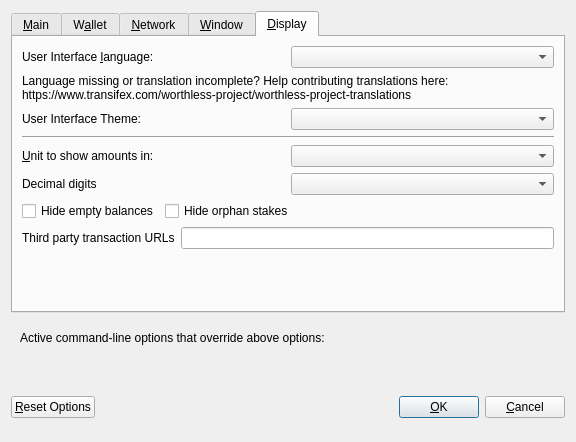
<?xml version="1.0" encoding="UTF-8"?>
<ui version="4.0">
 <class>OptionsDialog</class>
 <widget class="QDialog" name="OptionsDialog">
  <property name="geometry">
   <rect>
    <x>0</x>
    <y>0</y>
    <width>576</width>
    <height>442</height>
   </rect>
  </property>
  <property name="windowTitle">
   <string>Options</string>
  </property>
  <property name="modal">
   <bool>true</bool>
  </property>
  <layout class="QVBoxLayout" name="verticalLayout">
   <item>
    <widget class="QTabWidget" name="tabWidget">
     <property name="currentIndex">
      <number>4</number>
     </property>
     <widget class="QWidget" name="tabMain">
      <attribute name="title">
       <string>&amp;Main</string>
      </attribute>
      <layout class="QVBoxLayout" name="verticalLayout_Main">
       <item>
        <widget class="QCheckBox" name="bitcoinAtStartup">
         <property name="toolTip">
          <string>Automatically start worthless after logging in to the system.</string>
         </property>
         <property name="text">
          <string>&amp;Start worthless on system login</string>
         </property>
        </widget>
       </item>
       <item>
        <layout class="QHBoxLayout" name="horizontalLayout_2_Main">
         <item>
          <widget class="QLabel" name="databaseCacheLabel">
           <property name="text">
            <string>Size of &amp;database cache</string>
           </property>
           <property name="textFormat">
            <enum>Qt::PlainText</enum>
           </property>
           <property name="buddy">
            <cstring>databaseCache</cstring>
           </property>
          </widget>
         </item>
         <item>
          <widget class="QSpinBox" name="databaseCache"/>
         </item>
         <item>
          <widget class="QLabel" name="databaseCacheUnitLabel">
           <property name="text">
            <string>MB</string>
           </property>
           <property name="textFormat">
            <enum>Qt::PlainText</enum>
           </property>
          </widget>
         </item>
         <item>
          <spacer name="horizontalSpacer_2_Main">
           <property name="orientation">
            <enum>Qt::Horizontal</enum>
           </property>
           <property name="sizeHint" stdset="0">
            <size>
             <width>40</width>
             <height>20</height>
            </size>
           </property>
          </spacer>
         </item>
        </layout>
       </item>
       <item>
        <layout class="QHBoxLayout" name="horizontalLayout_3_Main">
         <item>
          <widget class="QLabel" name="threadsScriptVerifLabel">
           <property name="text">
            <string>Number of script &amp;verification threads</string>
           </property>
           <property name="textFormat">
            <enum>Qt::PlainText</enum>
           </property>
           <property name="buddy">
            <cstring>threadsScriptVerif</cstring>
           </property>
          </widget>
         </item>
         <item>
          <widget class="QSpinBox" name="threadsScriptVerif">
           <property name="toolTip">
            <string>(0 = auto, &lt;0 = leave that many cores free)</string>
           </property>
          </widget>
         </item>
         <item>
          <spacer name="horizontalSpacer_3_Main">
           <property name="orientation">
            <enum>Qt::Horizontal</enum>
           </property>
           <property name="sizeHint" stdset="0">
            <size>
             <width>40</width>
             <height>20</height>
            </size>
           </property>
          </spacer>
         </item>
        </layout>
       </item>
       <item>
        <spacer name="verticalSpacer_2">
         <property name="orientation">
          <enum>Qt::Vertical</enum>
         </property>
         <property name="sizeHint" stdset="0">
          <size>
           <width>20</width>
           <height>40</height>
          </size>
         </property>
        </spacer>
       </item>
       <!--
       <item>
        <widget class="QCheckBox" name="checkBoxZeromintEnable">
         <property name="toolTip">
          <string>Enable automatic minting of worthless units to zWRTC</string>
         </property>
         <property name="layoutDirection">
          <enum>Qt::LeftToRight</enum>
         </property>
         <property name="text">
          <string>Enable zWRTC Automint</string>
         </property>
        </widget>
       </item>
       <item>
        <layout class="QHBoxLayout" name="horizontalLayout_3">
         <item>
          <widget class="QLabel" name="percentage_label">
           <property name="toolTip">
            <string>Percentage of incoming worthless which get automatically converted to zWRTC via Zerocoin Protocol (min: 10%)</string>
           </property>
           <property name="text">
            <string>Percentage of autominted zWRTC</string>
           </property>
          </widget>
         </item>
         <item>
          <widget class="QSpinBox" name="zeromintPercentage">
           <property name="minimum">
            <number>1</number>
           </property>
           <property name="maximum">
            <number>100</number>
           </property>
          </widget>
         </item>
        </layout>
       </item>
       <item>
        <layout class="QHBoxLayout" name="horizontalLayout" stretch="0,0">
         <property name="sizeConstraint">
          <enum>QLayout::SetFixedSize</enum>
         </property>
         <item>
          <widget class="QLabel" name="labelPreferredDenom">
           <property name="maximumSize">
            <size>
             <width>16777215</width>
             <height>16777215</height>
            </size>
           </property>
           <property name="toolTip">
            <string>Wait with automatic conversion to Zerocoin until enough worthless for this denomination is available</string>
           </property>
           <property name="text">
            <string>Preferred Automint zWRTC Denomination</string>
           </property>
          </widget>
         </item>
         <item>
          <widget class="QComboBox" name="preferredDenom">
           <property name="maximumSize">
            <size>
             <width>16777215</width>
             <height>27</height>
            </size>
           </property>
           <property name="toolTip">
            <string>Wait with automatic conversion to Zerocoin until enough worthless for this denomination is available</string>
           </property>
           <property name="maxVisibleItems">
            <number>9</number>
           </property>
           <property name="maxCount">
            <number>9</number>
           </property>
          </widget>
         </item>
        </layout>
       </item>
      -->
      </layout>
     </widget>
     <widget class="QWidget" name="tabWallet">
      <attribute name="title">
       <string>W&amp;allet</string>
      </attribute>
      <layout class="QVBoxLayout" name="verticalLayout_Wallet">
       <item>
        <layout class="QHBoxLayout" name="horizontalLayout_2_Wallet">
         <item>
          <widget class="QLabel" name="labelStakeSplitThresholdText">
           <property name="text">
            <string>Stake split threshold:</string>
           </property>
          </widget>
         </item>
         <item>
          <widget class="QSpinBox" name="spinBoxStakeSplitThreshold">
           <property name="minimum">
            <number>0</number>
           </property>
           <property name="maximum">
            <number>9999999</number>
           </property>
          </widget>
         </item>
        </layout>
       </item>
       <item>
        <widget class="QGroupBox" name="groupBox">
         <property name="title">
          <string>Expert</string>
         </property>
         <layout class="QVBoxLayout" name="verticalLayout_2">
          <item>
           <widget class="QCheckBox" name="coinControlFeatures">
            <property name="toolTip">
             <string>Whether to show coin control features or not.</string>
            </property>
            <property name="text">
             <string>Enable coin &amp;control features</string>
            </property>
           </widget>
          </item>
          <!--
          <item>
           <widget class="QCheckBox" name="showMasternodesTab">
            <property name="toolTip">
             <string>Show additional tab listing all your masternodes in first sub-tab&lt;br/&gt;and all masternodes on the network in second sub-tab.</string>
            </property>
            <property name="text">
             <string>Show Masternodes Tab</string>
            </property>
           </widget>
          </item>
          -->
          <item>
           <widget class="QCheckBox" name="spendZeroConfChange">
            <property name="toolTip">
             <string>If you disable the spending of unconfirmed change, the change from a transaction&lt;br/&gt;cannot be used until that transaction has at least one confirmation.&lt;br/&gt;This also affects how your balance is computed.</string>
            </property>
            <property name="text">
             <string>&amp;Spend unconfirmed change</string>
            </property>
           </widget>
          </item>
         </layout>
        </widget>
       </item>
       <item>
        <spacer name="verticalSpacer_Wallet">
         <property name="orientation">
          <enum>Qt::Vertical</enum>
         </property>
         <property name="sizeHint" stdset="0">
          <size>
           <width>20</width>
           <height>40</height>
          </size>
         </property>
        </spacer>
       </item>
      </layout>
     </widget>
     <widget class="QWidget" name="tabNetwork">
      <attribute name="title">
       <string>&amp;Network</string>
      </attribute>
      <layout class="QVBoxLayout" name="verticalLayout_Network">
       <item>
        <widget class="QCheckBox" name="mapPortUpnp">
         <property name="toolTip">
          <string>Automatically open the worthless client port on the router. This only works when your router supports UPnP and it is enabled.</string>
         </property>
         <property name="text">
          <string>Map port using &amp;UPnP</string>
         </property>
        </widget>
       </item>
       <item>
        <widget class="QCheckBox" name="allowIncoming">
         <property name="toolTip">
          <string>Accept connections from outside</string>
         </property>
         <property name="text">
          <string>Allow incoming connections</string>
         </property>
        </widget>
       </item>
       <item>
        <widget class="QCheckBox" name="connectSocks">
         <property name="toolTip">
          <string>Connect to the worthless network through a SOCKS5 proxy.</string>
         </property>
         <property name="text">
          <string>&amp;Connect through SOCKS5 proxy (default proxy):</string>
         </property>
        </widget>
       </item>
       <item>
        <layout class="QHBoxLayout" name="horizontalLayout_1_Network">
         <item>
          <widget class="QLabel" name="proxyIpLabel">
           <property name="text">
            <string>Proxy &amp;IP:</string>
           </property>
           <property name="textFormat">
            <enum>Qt::PlainText</enum>
           </property>
           <property name="buddy">
            <cstring>proxyIp</cstring>
           </property>
          </widget>
         </item>
         <item>
          <widget class="QValidatedLineEdit" name="proxyIp">
           <property name="minimumSize">
            <size>
             <width>140</width>
             <height>0</height>
            </size>
           </property>
           <property name="maximumSize">
            <size>
             <width>140</width>
             <height>16777215</height>
            </size>
           </property>
           <property name="toolTip">
            <string>IP address of the proxy (e.g. IPv4: 127.0.0.1 / IPv6: ::1)</string>
           </property>
          </widget>
         </item>
         <item>
          <widget class="QLabel" name="proxyPortLabel">
           <property name="text">
            <string>&amp;Port:</string>
           </property>
           <property name="textFormat">
            <enum>Qt::PlainText</enum>
           </property>
           <property name="buddy">
            <cstring>proxyPort</cstring>
           </property>
          </widget>
         </item>
         <item>
          <widget class="QLineEdit" name="proxyPort">
           <property name="minimumSize">
            <size>
             <width>55</width>
             <height>0</height>
            </size>
           </property>
           <property name="maximumSize">
            <size>
             <width>55</width>
             <height>16777215</height>
            </size>
           </property>
           <property name="toolTip">
            <string>Port of the proxy (e.g. 9050)</string>
           </property>
          </widget>
         </item>
         <item>
          <spacer name="horizontalSpacer_1_Network">
           <property name="orientation">
            <enum>Qt::Horizontal</enum>
           </property>
           <property name="sizeHint" stdset="0">
            <size>
             <width>40</width>
             <height>20</height>
            </size>
           </property>
          </spacer>
         </item>
        </layout>
       </item>
       <item>
        <spacer name="verticalSpacer_Network">
         <property name="orientation">
          <enum>Qt::Vertical</enum>
         </property>
         <property name="sizeHint" stdset="0">
          <size>
           <width>20</width>
           <height>40</height>
          </size>
         </property>
        </spacer>
       </item>
      </layout>
     </widget>
     <widget class="QWidget" name="tabWindow">
      <attribute name="title">
       <string>&amp;Window</string>
      </attribute>
      <layout class="QVBoxLayout" name="verticalLayout_Window">
       <item>
        <widget class="QCheckBox" name="minimizeToTray">
         <property name="toolTip">
          <string>Show only a tray icon after minimizing the window.</string>
         </property>
         <property name="text">
          <string>&amp;Minimize to the tray instead of the taskbar</string>
         </property>
        </widget>
       </item>
       <item>
        <widget class="QCheckBox" name="minimizeOnClose">
         <property name="toolTip">
          <string>Minimize instead of exit the application when the window is closed. When this option is enabled, the application will be closed only after selecting Quit in the menu.</string>
         </property>
         <property name="text">
          <string>M&amp;inimize on close</string>
         </property>
        </widget>
       </item>
       <item>
        <spacer name="verticalSpacer_Window">
         <property name="orientation">
          <enum>Qt::Vertical</enum>
         </property>
         <property name="sizeHint" stdset="0">
          <size>
           <width>20</width>
           <height>40</height>
          </size>
         </property>
        </spacer>
       </item>
      </layout>
     </widget>
     <widget class="QWidget" name="tabDisplay">
      <attribute name="title">
       <string>&amp;Display</string>
      </attribute>
      <layout class="QVBoxLayout" name="verticalLayout_Display">
       <item>
        <layout class="QHBoxLayout" name="horizontalLayout_1_Display">
         <item>
          <widget class="QLabel" name="langLabel">
           <property name="text">
            <string>User Interface &amp;language:</string>
           </property>
           <property name="textFormat">
            <enum>Qt::PlainText</enum>
           </property>
           <property name="buddy">
            <cstring>lang</cstring>
           </property>
          </widget>
         </item>
         <item>
          <widget class="QValueComboBox" name="lang">
           <property name="toolTip">
            <string>The user interface language can be set here. This setting will take effect after restarting worthless.</string>
           </property>
          </widget>
         </item>
        </layout>
       </item>
       <item>
        <widget class="QLabel" name="label_3">
         <property name="toolTip">
          <string notr="true"/>
         </property>
         <property name="statusTip">
          <string notr="true"/>
         </property>
         <property name="whatsThis">
          <string notr="true"/>
         </property>
         <property name="accessibleName">
          <string notr="true"/>
         </property>
         <property name="text">
          <string>Language missing or translation incomplete? Help contributing translations here:
https://www.transifex.com/worthless-project/worthless-project-translations</string>
         </property>
         <property name="wordWrap">
          <bool>true</bool>
         </property>
         <property name="openExternalLinks">
          <bool>true</bool>
         </property>
         <property name="textInteractionFlags">
          <set>Qt::TextBrowserInteraction</set>
         </property>
        </widget>
       </item>
       <item>
        <layout class="QHBoxLayout" name="horizontalLayout_2_Display" stretch="0,0">
         <item>
          <widget class="QLabel" name="themeLabel">
           <property name="text">
            <string>User Interface Theme:</string>
           </property>
          </widget>
         </item>
         <item>
          <widget class="QValueComboBox" name="theme"/>
         </item>
        </layout>
       </item>
       <item>
        <widget class="Line" name="line">
         <property name="orientation">
          <enum>Qt::Horizontal</enum>
         </property>
        </widget>
       </item>
       <item>
        <layout class="QHBoxLayout" name="horizontalLayout_3_Display">
         <item>
          <widget class="QLabel" name="unitLabel">
           <property name="text">
            <string>&amp;Unit to show amounts in:</string>
           </property>
           <property name="textFormat">
            <enum>Qt::PlainText</enum>
           </property>
           <property name="buddy">
            <cstring>unit</cstring>
           </property>
          </widget>
         </item>
         <item>
          <widget class="QValueComboBox" name="unit">
           <property name="toolTip">
            <string>Choose the default subdivision unit to show in the interface and when sending coins.</string>
           </property>
          </widget>
         </item>
        </layout>
       </item>
       <item>
        <layout class="QHBoxLayout" name="horizontalLayout_4_Display">
         <item>
          <widget class="QLabel" name="digitsLabel">
           <property name="text">
            <string>Decimal digits</string>
           </property>
          </widget>
         </item>
         <item>
          <widget class="QValueComboBox" name="digits"/>
         </item>
        </layout>
       </item>
       <item>
        <layout class="QHBoxLayout" name="horizontalLayout_5_Display">
         <item>
          <widget class="QCheckBox" name="checkBoxHideZeroBalances">
           <property name="toolTip">
            <string>Hide empty balances</string>
           </property>
           <property name="layoutDirection">
            <enum>Qt::LeftToRight</enum>
           </property>
           <property name="text">
            <string>Hide empty balances</string>
           </property>
          </widget>
         </item>
         <item>
          <widget class="QCheckBox" name="checkBoxHideOrphans">
           <property name="toolTip">
            <string>Hide orphan stakes in transaction lists</string>
           </property>
           <property name="text">
            <string>Hide orphan stakes</string>
           </property>
          </widget>
         </item>
         <item>
          <spacer name="horizontalSpacer">
           <property name="orientation">
            <enum>Qt::Horizontal</enum>
           </property>
           <property name="sizeHint" stdset="0">
            <size>
             <width>40</width>
             <height>20</height>
            </size>
           </property>
          </spacer>
         </item>
        </layout>
       </item>
       <item>
        <layout class="QHBoxLayout" name="horizontalLayout_6_Display">
         <item>
          <widget class="QLabel" name="thirdPartyTxUrlsLabel">
           <property name="toolTip">
            <string>Third party URLs (e.g. a block explorer) that appear in the transactions tab as context menu items. %s in the URL is replaced by transaction hash. Multiple URLs are separated by vertical bar |.</string>
           </property>
           <property name="text">
            <string>Third party transaction URLs</string>
           </property>
           <property name="buddy">
            <cstring>thirdPartyTxUrls</cstring>
           </property>
          </widget>
         </item>
         <item>
          <widget class="QLineEdit" name="thirdPartyTxUrls">
           <property name="toolTip">
            <string>Third party URLs (e.g. a block explorer) that appear in the transactions tab as context menu items. %s in the URL is replaced by transaction hash. Multiple URLs are separated by vertical bar |.</string>
           </property>
          </widget>
         </item>
        </layout>
       </item>
       <item>
        <spacer name="verticalSpacer">
         <property name="orientation">
          <enum>Qt::Vertical</enum>
         </property>
         <property name="sizeHint" stdset="0">
          <size>
           <width>20</width>
           <height>40</height>
          </size>
         </property>
        </spacer>
       </item>
      </layout>
     </widget>
    </widget>
   </item>
   <item>
    <widget class="QFrame" name="frame">
     <layout class="QVBoxLayout" name="verticalLayout_Bottom">
      <item>
       <layout class="QHBoxLayout" name="horizontalLayout_Bottom">
        <item>
         <widget class="QLabel" name="overriddenByCommandLineInfoLabel">
          <property name="text">
           <string>Active command-line options that override above options:</string>
          </property>
          <property name="textFormat">
           <enum>Qt::PlainText</enum>
          </property>
         </widget>
        </item>
        <item>
         <spacer name="horizontalSpacer_Bottom">
          <property name="orientation">
           <enum>Qt::Horizontal</enum>
          </property>
          <property name="sizeHint" stdset="0">
           <size>
            <width>40</width>
            <height>20</height>
           </size>
          </property>
         </spacer>
        </item>
       </layout>
      </item>
      <item>
       <widget class="QLabel" name="overriddenByCommandLineLabel">
        <property name="text">
         <string/>
        </property>
        <property name="textFormat">
         <enum>Qt::PlainText</enum>
        </property>
        <property name="wordWrap">
         <bool>true</bool>
        </property>
       </widget>
      </item>
     </layout>
    </widget>
   </item>
   <item>
    <layout class="QHBoxLayout" name="horizontalLayout_Buttons">
     <item>
      <widget class="QPushButton" name="resetButton">
       <property name="toolTip">
        <string>Reset all client options to default.</string>
       </property>
       <property name="text">
        <string>&amp;Reset Options</string>
       </property>
       <property name="autoDefault">
        <bool>false</bool>
       </property>
      </widget>
     </item>
     <item>
      <spacer name="horizontalSpacer_1">
       <property name="orientation">
        <enum>Qt::Horizontal</enum>
       </property>
       <property name="sizeHint" stdset="0">
        <size>
         <width>40</width>
         <height>48</height>
        </size>
       </property>
      </spacer>
     </item>
     <item>
      <widget class="QLabel" name="statusLabel">
       <property name="minimumSize">
        <size>
         <width>200</width>
         <height>0</height>
        </size>
       </property>
       <property name="font">
        <font>
         <weight>75</weight>
         <bold>true</bold>
        </font>
       </property>
       <property name="text">
        <string/>
       </property>
       <property name="textFormat">
        <enum>Qt::PlainText</enum>
       </property>
       <property name="wordWrap">
        <bool>true</bool>
       </property>
      </widget>
     </item>
     <item>
      <spacer name="horizontalSpacer_2">
       <property name="orientation">
        <enum>Qt::Horizontal</enum>
       </property>
       <property name="sizeHint" stdset="0">
        <size>
         <width>40</width>
         <height>48</height>
        </size>
       </property>
      </spacer>
     </item>
     <item>
      <widget class="QPushButton" name="okButton">
       <property name="text">
        <string>&amp;OK</string>
       </property>
       <property name="autoDefault">
        <bool>false</bool>
       </property>
       <property name="default">
        <bool>true</bool>
       </property>
      </widget>
     </item>
     <item>
      <widget class="QPushButton" name="cancelButton">
       <property name="text">
        <string>&amp;Cancel</string>
       </property>
       <property name="autoDefault">
        <bool>false</bool>
       </property>
      </widget>
     </item>
    </layout>
   </item>
  </layout>
 </widget>
 <customwidgets>
  <customwidget>
   <class>QValidatedLineEdit</class>
   <extends>QLineEdit</extends>
   <header>qvalidatedlineedit.h</header>
  </customwidget>
  <customwidget>
   <class>QValueComboBox</class>
   <extends>QComboBox</extends>
   <header>qvaluecombobox.h</header>
  </customwidget>
 </customwidgets>
 <resources/>
 <connections/>
</ui>
